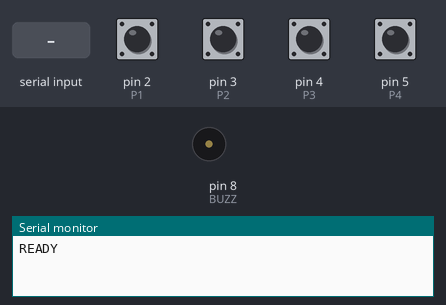
This sketch was run on a simulated Arduino Uno, built with avr-gcc and run on an emulated ATmega328P. Shown: buzzer (waves = sounding, pin HIGH), the last lines printed to the serial monitor. The inputs (shaded band) are chosen by the test bench; at power-on: pin 2 (P1), pin 3 (P2), pin 4 (P3), pin 5 (P4) HIGH.

Above: at 1.2 s.
1.3 s: pin 2 (P1) pulled LOW for 0.15 s
At 1.45 s:
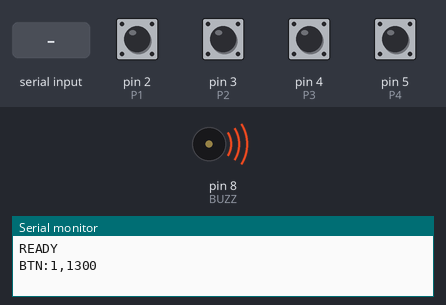
3.1 s: "RESET\n" received over Serial
At 3.9 s:
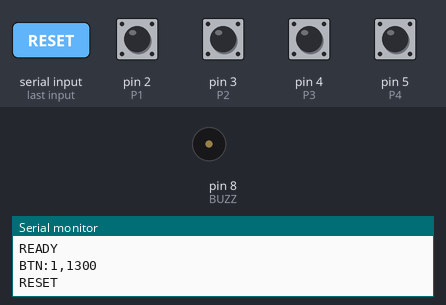
Timing chart, 0 to 6.1 s (numbered marks = the images above; inputs shaded):
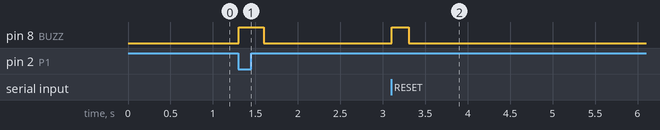

Measured:
- after the input at 1.3 s, pin 8 (BUZZ): LOW → HIGH at once, → LOW 0.30 s later
- after the input at 3.1 s, pin 8 (BUZZ): LOW → HIGH at once, → LOW 0.20 s later

The sketch:

sketck.ino
```cpp
#define P1 2
#define P2 3
#define P3 4
#define P4 5
#define BUZZ 8

bool used[4] = {false,false,false,false};
int queue[4];
int qindex = 0;

void setup() {
  Serial.begin(9600);

  pinMode(P1, INPUT_PULLUP);
  pinMode(P2, INPUT_PULLUP);
  pinMode(P3, INPUT_PULLUP);
  pinMode(P4, INPUT_PULLUP);
  pinMode(BUZZ, OUTPUT);

  Serial.println("READY");
}

void addToQueue(int p) {
  if (used[p-1]) return;

  queue[qindex++] = p;
  used[p-1] = true;

  // Send button pressed info
  unsigned long ms = millis();
  Serial.print("BTN:");
  Serial.print(p);
  Serial.print(",");
  Serial.println(ms); // send milliseconds timestamp

  // Buzzer feedback
  digitalWrite(BUZZ, HIGH);
  delay(300);
  digitalWrite(BUZZ, LOW);
}

void nextPlayer() {
  if(qindex == 0) return;
  int removed = queue[0];

  for(int i=1;i<qindex;i++) queue[i-1]=queue[i];
  qindex--;
  used[removed-1] = false;

  // short beep
  digitalWrite(BUZZ,HIGH);
  delay(150);
  digitalWrite(BUZZ,LOW);
}

void resetQueue() {
  for(int i=0;i<4;i++) used[i]=false;
  qindex=0;
  Serial.println("RESET");
  digitalWrite(BUZZ,HIGH);
  delay(200);
  digitalWrite(BUZZ,LOW);
}

void loop() {
  if(digitalRead(P1)==LOW) addToQueue(1);
  if(digitalRead(P2)==LOW) addToQueue(2);
  if(digitalRead(P3)==LOW) addToQueue(3);
  if(digitalRead(P4)==LOW) addToQueue(4);

  // read serial commands
  if(Serial.available()>0){
    String cmd = Serial.readStringUntil('\n');
    cmd.trim();

    if(cmd=="RESET") resetQueue();
    else if(cmd=="NEXT") nextPlayer();
  }

  delay(50); // debounce
}
```
